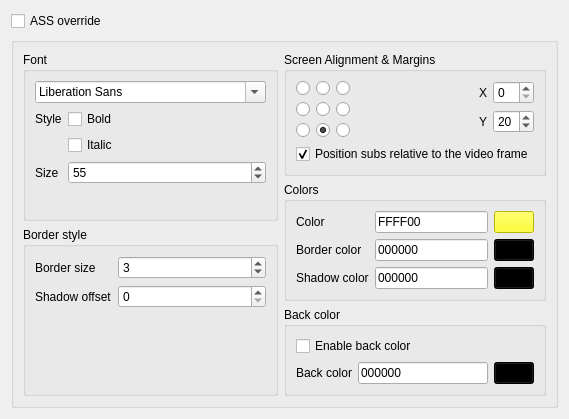
         <widget class="QWidget" name="subsDefaultPage">
          <layout class="QVBoxLayout" name="verticalLayout_14">
           <item>
            <widget class="QCheckBox" name="subsAssoverride">
             <property name="text">
              <string extracomment="Might cause issues">ASS override</string>
             </property>
            </widget>
           </item>
           <item>
            <widget class="QGroupBox" name="subsDefaultLayoutsBox">
             <property name="title">
              <string/>
             </property>
             <property name="flat">
              <bool>true</bool>
             </property>
             <layout class="QHBoxLayout" name="horizontalLayout_4">
              <item>
               <layout class="QVBoxLayout" name="subsDefaultLayoutLeft" stretch="0,0">
                <item>
                 <widget class="QGroupBox" name="fontBox">
                  <property name="title">
                   <string>Font</string>
                  </property>
                  <layout class="QFormLayout" name="fontBoxLayout">
                   <item row="0" column="0" colspan="2">
                    <widget class="QFontComboBox" name="fontComboBox"/>
                   </item>
                   <item row="1" column="0">
                    <widget class="QLabel" name="fontStyleLabel">
                     <property name="text">
                      <string>Style</string>
                     </property>
                    </widget>
                   </item>
                   <item row="1" column="1">
                    <widget class="QCheckBox" name="fontBold">
                     <property name="text">
                      <string>Bold</string>
                     </property>
                    </widget>
                   </item>
                   <item row="2" column="1">
                    <widget class="QCheckBox" name="fontItalic">
                     <property name="text">
                      <string>Italic</string>
                     </property>
                    </widget>
                   </item>
                   <item row="3" column="0">
                    <widget class="QLabel" name="fontSizeLabel">
                     <property name="text">
                      <string>Size</string>
                     </property>
                    </widget>
                   </item>
                   <item row="3" column="1">
                    <widget class="QSpinBox" name="fontSize">
                     <property name="sizePolicy">
                      <sizepolicy hsizetype="MinimumExpanding" vsizetype="Fixed">
                       <horstretch>0</horstretch>
                       <verstretch>0</verstretch>
                      </sizepolicy>
                     </property>
                     <property name="maximum">
                      <number>9000</number>
                     </property>
                     <property name="value">
                      <number>55</number>
                     </property>
                    </widget>
                   </item>
                  </layout>
                 </widget>
                </item>
                <item>
                 <widget class="QGroupBox" name="borderBox">
                  <property name="title">
                   <string>Border style</string>
                  </property>
                  <layout class="QFormLayout" name="borderBoxLayout">
                   <property name="fieldGrowthPolicy">
                    <enum>QFormLayout::FieldGrowthPolicy::AllNonFixedFieldsGrow</enum>
                   </property>
                   <item row="0" column="0">
                    <widget class="QLabel" name="borderSizeLabel">
                     <property name="text">
                      <string>Border size</string>
                     </property>
                    </widget>
                   </item>
                   <item row="0" column="1">
                    <widget class="QSpinBox" name="borderSize">
                     <property name="maximum">
                      <number>10</number>
                     </property>
                     <property name="value">
                      <number>3</number>
                     </property>
                    </widget>
                   </item>
                   <item row="1" column="0">
                    <widget class="QLabel" name="borderShadowOffsetLabel">
                     <property name="text">
                      <string>Shadow offset</string>
                     </property>
                    </widget>
                   </item>
                   <item row="1" column="1">
                    <widget class="QSpinBox" name="borderShadowOffset">
                     <property name="maximum">
                      <number>10</number>
                     </property>
                    </widget>
                   </item>
                  </layout>
                 </widget>
                </item>
               </layout>
              </item>
              <item>
               <layout class="QVBoxLayout" name="subsDefaultLayoutRight">
                <item>
                 <widget class="QGroupBox" name="subsAlignmentBox">
                  <property name="title">
                   <string>Screen Alignment &amp;&amp; Margins</string>
                  </property>
                  <layout class="QVBoxLayout" name="subsAlignmentBoxLayout">
                   <item>
                    <layout class="QHBoxLayout" name="subsAlignmentMarginLayout">
                     <item>
                      <layout class="QGridLayout" name="subsAlignmentLayout">
                       <item row="0" column="0">
                        <widget class="QRadioButton" name="subsAlignmentTopLeft">
                         <property name="text">
                          <string/>
                         </property>
                        </widget>
                       </item>
                       <item row="0" column="1">
                        <widget class="QRadioButton" name="subsAlignmentTop">
                         <property name="text">
                          <string/>
                         </property>
                        </widget>
                       </item>
                       <item row="0" column="2">
                        <widget class="QRadioButton" name="subsAlignmentTopRight">
                         <property name="text">
                          <string/>
                         </property>
                        </widget>
                       </item>
                       <item row="1" column="0">
                        <widget class="QRadioButton" name="subsAlignmentLeft">
                         <property name="text">
                          <string/>
                         </property>
                        </widget>
                       </item>
                       <item row="1" column="1">
                        <widget class="QRadioButton" name="subsAlignmentCenter">
                         <property name="text">
                          <string/>
                         </property>
                        </widget>
                       </item>
                       <item row="1" column="2">
                        <widget class="QRadioButton" name="subsAlignmentRight">
                         <property name="text">
                          <string/>
                         </property>
                        </widget>
                       </item>
                       <item row="2" column="2">
                        <widget class="QRadioButton" name="subsAlignmentBottomRight">
                         <property name="text">
                          <string/>
                         </property>
                        </widget>
                       </item>
                       <item row="2" column="0">
                        <widget class="QRadioButton" name="subsAlignmentBottomLeft">
                         <property name="text">
                          <string/>
                         </property>
                        </widget>
                       </item>
                       <item row="2" column="1">
                        <widget class="QRadioButton" name="subsAlignmentBottom">
                         <property name="text">
                          <string/>
                         </property>
                         <property name="checked">
                          <bool>true</bool>
                         </property>
                        </widget>
                       </item>
                      </layout>
                     </item>
                     <item>
                      <spacer name="subsAlignmentSpacer">
                       <property name="orientation">
                        <enum>Qt::Orientation::Horizontal</enum>
                       </property>
                       <property name="sizeHint" stdset="0">
                        <size>
                         <width>0</width>
                         <height>0</height>
                        </size>
                       </property>
                      </spacer>
                     </item>
                     <item>
                      <layout class="QFormLayout" name="subsMarginLayout">
                       <item row="0" column="0">
                        <widget class="QLabel" name="subsMarginXLabel">
                         <property name="text">
                          <string>X</string>
                         </property>
                        </widget>
                       </item>
                       <item row="0" column="1">
                        <widget class="QSpinBox" name="subsMarginX"/>
                       </item>
                       <item row="1" column="0">
                        <widget class="QLabel" name="subsMarginYLabel">
                         <property name="text">
                          <string>Y</string>
                         </property>
                        </widget>
                       </item>
                       <item row="1" column="1">
                        <widget class="QSpinBox" name="subsMarginY">
                         <property name="value">
                          <number>20</number>
                         </property>
                        </widget>
                       </item>
                      </layout>
                     </item>
                    </layout>
                   </item>
                   <item>
                    <widget class="QCheckBox" name="subsRelativeToVideoFrame">
                     <property name="text">
                      <string>Position subs relative to the video frame</string>
                     </property>
                     <property name="checked">
                      <bool>true</bool>
                     </property>
                    </widget>
                   </item>
                  </layout>
                 </widget>
                </item>
                <item>
                 <widget class="QGroupBox" name="subsColorsBox">
                  <property name="title">
                   <string>Colors</string>
                  </property>
                  <layout class="QFormLayout" name="subsColorsBoxLayout">
                   <item row="0" column="0">
                    <widget class="QLabel" name="subsColorLabel">
                     <property name="text">
                      <string>Color</string>
                     </property>
                    </widget>
                   </item>
                   <item row="0" column="1">
                    <layout class="QHBoxLayout" name="subsColorLayout">
                     <item>
                      <widget class="QLineEdit" name="subsColorValue">
                       <property name="inputMask">
                        <string>HHHHHH</string>
                       </property>
                       <property name="text">
                        <string notr="true">FFFF00</string>
                       </property>
                      </widget>
                     </item>
                     <item>
                      <widget class="QPushButton" name="subsColorPick">
                       <property name="styleSheet">
                        <string notr="true">background: #FFFF00;</string>
                       </property>
                       <property name="text">
                        <string/>
                       </property>
                      </widget>
                     </item>
                    </layout>
                   </item>
                   <item row="1" column="0">
                    <widget class="QLabel" name="subsBorderColorLabel">
                     <property name="text">
                      <string>Border color</string>
                     </property>
                    </widget>
                   </item>
                   <item row="1" column="1">
                    <layout class="QHBoxLayout" name="subsBorderColorLayout">
                     <item>
                      <widget class="QLineEdit" name="subsBorderColorValue">
                       <property name="inputMask">
                        <string>HHHHHH</string>
                       </property>
                       <property name="text">
                        <string notr="true">000000</string>
                       </property>
                      </widget>
                     </item>
                     <item>
                      <widget class="QPushButton" name="subsBorderColorPick">
                       <property name="styleSheet">
                        <string notr="true">background: #000000;</string>
                       </property>
                       <property name="text">
                        <string/>
                       </property>
                      </widget>
                     </item>
                    </layout>
                   </item>
                   <item row="2" column="0">
                    <widget class="QLabel" name="subsShadowColorLabel">
                     <property name="text">
                      <string>Shadow color</string>
                     </property>
                    </widget>
                   </item>
                   <item row="2" column="1">
                    <layout class="QHBoxLayout" name="subsShadowColorLayout">
                     <item>
                      <widget class="QLineEdit" name="subsShadowColorValue">
                       <property name="inputMask">
                        <string>HHHHHH</string>
                       </property>
                       <property name="text">
                        <string notr="true">000000</string>
                       </property>
                      </widget>
                     </item>
                     <item>
                      <widget class="QPushButton" name="subsShadowColorPick">
                       <property name="styleSheet">
                        <string notr="true">background: #000000;</string>
                       </property>
                       <property name="text">
                        <string/>
                       </property>
                      </widget>
                     </item>
                    </layout>
                   </item>
                  </layout>
                 </widget>
                </item>
                <item>
                 <widget class="QGroupBox" name="subsBackcolorBox">
                  <property name="title">
                   <string>Back color</string>
                  </property>
                  <layout class="QGridLayout" name="gridLayout_2">
                   <item row="0" column="0" colspan="2">
                    <widget class="QCheckBox" name="subsBackcolorEnabled">
                     <property name="text">
                      <string>Enable back color</string>
                     </property>
                     <property name="checked">
                      <bool>false</bool>
                     </property>
                    </widget>
                   </item>
                   <item row="3" column="1">
                    <layout class="QHBoxLayout" name="subsBackcolorLayout">
                     <item>
                      <widget class="QLineEdit" name="subsBackcolorValue">
                       <property name="inputMask">
                        <string>HHHHHH</string>
                       </property>
                       <property name="text">
                        <string notr="true">000000</string>
                       </property>
                      </widget>
                     </item>
                     <item>
                      <widget class="QPushButton" name="subsBackcolorpick">
                       <property name="styleSheet">
                        <string notr="true">background: #000000;</string>
                       </property>
                       <property name="text">
                        <string/>
                       </property>
                      </widget>
                     </item>
                    </layout>
                   </item>
                   <item row="3" column="0">
                    <widget class="QLabel" name="subsBackcolorLabel">
                     <property name="text">
                      <string>Back color</string>
                     </property>
                     <property name="alignment">
                      <set>Qt::AlignmentFlag::AlignCenter</set>
                     </property>
                    </widget>
                   </item>
                  </layout>
                 </widget>
                </item>
               </layout>
              </item>
             </layout>
            </widget>
           </item>
          </layout>
         </widget>
